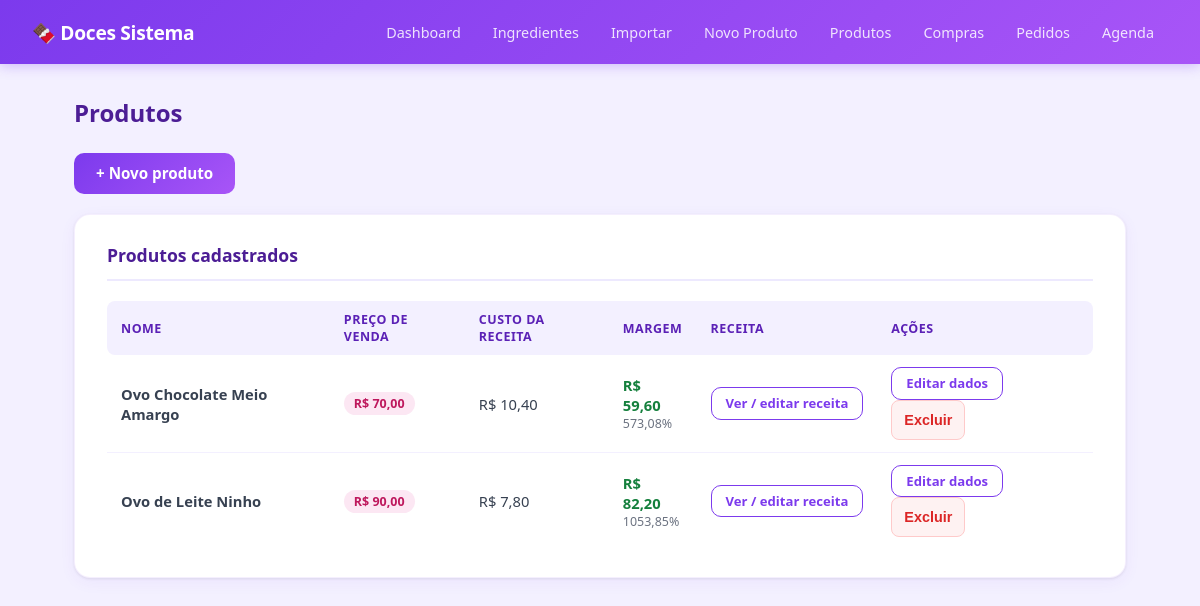
/produtos/, run on the app's committed database.
### core/models.py (models this page shows, shortened)
class Produto(models.Model):
    nome = models.CharField(max_length=200)
    preco_venda = models.DecimalField(max_digits=10, decimal_places=2)
    imagem = models.ImageField(upload_to='produtos/', blank=True, null=True)

### core/views.py (the view)
# urls.py: path('produtos/', produtos),
def produtos(request):
    lista = Produto.objects.all().order_by('nome')
    produtos_data = []
    for produto in lista:
        receitas = Receita.objects.filter(produto=produto).select_related('ingrediente')
        custo_receita = sum(r.custo() for r in receitas)
        margem_valor = produto.preco_venda - custo_receita
        if custo_receita > 0:
            margem_percentual = (margem_valor / custo_receita) * 100
        else:
            margem_percentual = None
        produtos_data.append({
            'produto': produto,
            'custo_receita': custo_receita,
            'margem_valor': margem_valor,
            'margem_percentual': margem_percentual,
        })
    return render(request, "produtos.html", {"produtos_data": produtos_data})

### core/models.py (called while the page is built)
    def custo(self):
        return self.quantidade * self.ingrediente.custo_unitario

### templates/produtos.html (shortened to what this page needs)
{% extends "base.html" %}
{% block content %}
<h1 class="page-title">Produtos</h1>
<div style="margin-bottom:20px;">
    <a href="/produto/novo/" class="btn">+ Novo produto</a>
</div>
<div class="card">
    <h2>Produtos cadastrados</h2>
    {% if produtos_data %}
    <table>
        <thead>
            <tr>
                <th>Nome</th>
                <th>Preço de venda</th>
                <th>Custo da receita</th>
                <th>Margem</th>
                <th>Receita</th>
                <th>Ações</th>
            </tr>
        </thead>
        <tbody>
            {% for item in produtos_data %}
            <tr>
                <td><strong>{{ item.produto.nome }}</strong></td>
                <td><span class="badge badge-pink">R$ {{ item.produto.preco_venda|floatformat:2 }}</span></td>
                <td>R$ {{ item.custo_receita|floatformat:2 }}</td>
                <td>
                    <div style="font-weight:700; color:{% if item.margem_valor >= 0 %}#15803d{% else %}#dc2626{% endif %};">
                        R$ {{ item.margem_valor|floatformat:2 }}
                    </div>
                    {% if item.margem_percentual != None %}
                    <div style="font-size:0.78rem; color:#6b7280;">{{ item.margem_percentual|floatformat:2 }}%</div>
                    {% else %}
                    <div style="font-size:0.78rem; color:#9ca3af;">sem receita</div>
                    {% endif %}
                </td>
                <td>
                    <a href="/produtos/{{ item.produto.id }}/receita" class="btn btn-ghost btn-sm">Ver / editar receita</a>
                </td>
                <td>
                    <a href="/produtos/{{ item.produto.id }}/editar/" class="btn btn-ghost btn-sm" style="margin-right:6px;">Editar dados</a>
                    <form method="post" action="/produtos/{{ item.produto.id }}/excluir/" style="display:inline;">
                        <button class="btn-danger btn-sm" onclick="return confirm('Excluir produto {{ item.produto.nome }}?')">Excluir</button>
                    </form>
                </td>
            </tr>
            {% endfor %}
        </tbody>
    </table>
    {% else %}
    <div class="empty-state">
        Nenhum produto cadastrado ainda.
        <a href="/produto/novo/" style="color:#7c3aed; font-weight:600;">Criar primeiro produto →</a>
    </div>
    {% endif %}
</div>
{% endblock %}

### templates/base.html (style rules this page uses)
* { box-sizing: border-box; margin: 0; padding: 0; }
body { font-family: 'Segoe UI', system-ui, -apple-system, sans-serif; background: #f3f0ff; color: #1e1b4b; min-height: 100vh; }
.card { background: white; border-radius: 16px; padding: 28px 32px; margin-bottom: 24px; box-shadow: 0 1px 3px rgba(0,0,0,0.08), 0 4px 16px rgba(124,58,237,0.06); border: 1px solid rgba(124,58,237,0.08); }
.card h2 { font-size: 1.1rem; font-weight: 700; color: #4c1d95; margin-bottom: 20px; padding-bottom: 12px; border-bottom: 2px solid #ede9fe; }
.page-title { font-size: 1.5rem; font-weight: 800; color: #4c1d95; margin-bottom: 24px; }
button, .btn { background: linear-gradient(135deg, #7c3aed, #a855f7); color: white; border: none; padding: 10px 22px; border-radius: 10px; font-size: 0.95rem; font-weight: 600; cursor: pointer; transition: all 0.15s; text-decoration: none; display: inline-block; white-space: nowrap; line-height: 1.4; }
.btn-ghost { background: transparent; color: #7c3aed; border: 1.5px solid #7c3aed; }
.btn-sm { padding: 6px 14px; font-size: 0.82rem; }
table { width: 100%; border-collapse: collapse; font-size: 0.92rem; }
thead th { text-align: left; padding: 10px 14px; background: #f3f0ff; color: #5b21b6; font-weight: 700; font-size: 0.78rem; text-transform: uppercase; letter-spacing: 0.5px; }
thead th:first-child { border-radius: 8px 0 0 8px; }
thead th:last-child { border-radius: 0 8px 8px 0; }
tbody tr { border-bottom: 1px solid #f3f0ff; transition: background 0.1s; }
tbody tr:last-child { border-bottom: none; }
tbody td { padding: 12px 14px; color: #374151; }
.badge { display: inline-block; padding: 3px 10px; border-radius: 20px; font-size: 0.78rem; font-weight: 600; }
.badge-pink { background: #fce7f3; color: #be185d; }
.btn-danger { background: #fef2f2; color: #dc2626; border: 1px solid #fecaca; padding: 9px 12px; border-radius: 8px; cursor: pointer; font-size: 0.9rem; font-weight: 700; transition: all 0.15s; }

### data on the page
Produto: produto.nome "Ovo Chocolate Meio Amargo", produto.preco_venda "70,00", custo_receita "10,40", margem_valor "59,60", margem_percentual "573,08"
Produto: produto.nome "Ovo de Leite Ninho", produto.preco_venda "90,00", custo_receita "7,80", margem_valor "82,20", margem_percentual "1053,85"
